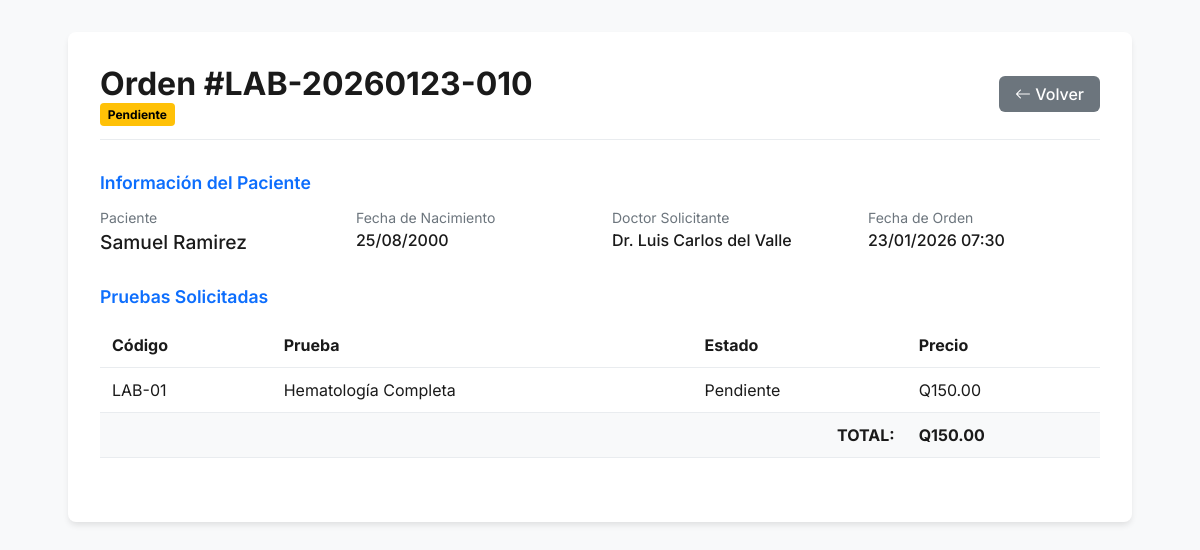
Page /php/laboratory/ver_orden.php?id=13 (signed in) on the earlier database version.
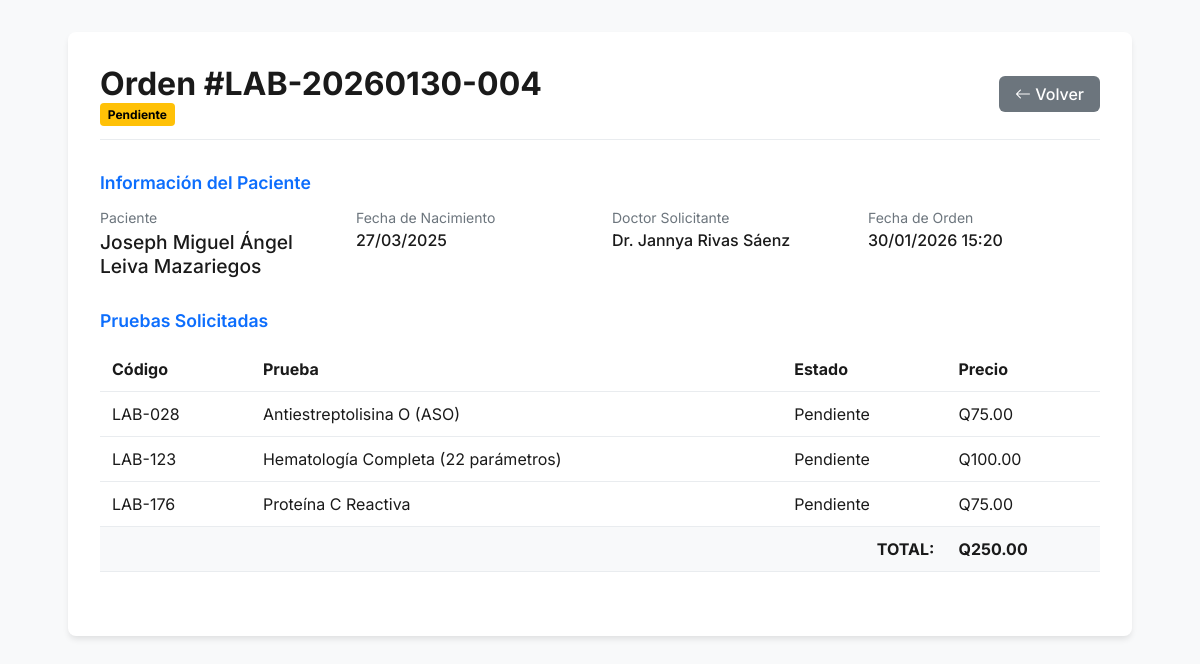
Same page on the later database version.
### tables this page shows
CREATE TABLE `ordenes_laboratorio` (
  `id_orden` int NOT NULL,
  `numero_orden` varchar(20) NOT NULL,
  `id_paciente` int NOT NULL,
  `id_doctor` int DEFAULT NULL,
  `id_encamamiento` int DEFAULT NULL COMMENT 'NULL si es paciente ambulatorio',
  `fecha_orden` datetime NOT NULL,
  `prioridad` enum('Rutina','Urgente','STAT') DEFAULT 'Rutina',
  `estado` enum('Pendiente','Muestra_Recibida','En_Proceso','Completada','Cancelada','Entregada') DEFAULT 'Pendiente',
  `diagnostico_clinico` text,
  `indicaciones_especiales` text,
  `observaciones` text,
  `creado_por` int DEFAULT NULL,
  `fecha_muestra_recibida` datetime DEFAULT NULL,
  `fecha_completada` datetime DEFAULT NULL,
  `fecha_entregada` datetime DEFAULT NULL,
  `entregado_a` varchar(255) DEFAULT NULL,
  `metodo_entrega` enum('En_Persona','Correo','WhatsApp','Sistema') DEFAULT 'En_Persona',
  `fecha_creacion` timestamp NULL DEFAULT CURRENT_TIMESTAMP,
  `fecha_actualizacion` timestamp NULL DEFAULT CURRENT_TIMESTAMP ON UPDATE CURRENT_TIMESTAMP,
  `archivo_resultados` text
);

CREATE TABLE `pacientes` (
  `id_paciente` int NOT NULL,
  `nombre` varchar(100) NOT NULL,
  `apellido` varchar(100) NOT NULL,
  `fecha_nacimiento` date NOT NULL,
  `genero` enum('Masculino','Femenino') NOT NULL,
  `direccion` varchar(255) DEFAULT NULL,
  `telefono` varchar(15) DEFAULT NULL,
  `correo` varchar(100) DEFAULT NULL,
  `fecha_registro` timestamp NULL DEFAULT CURRENT_TIMESTAMP,
  `notas` text
);

CREATE TABLE `usuarios` (
  `idUsuario` int NOT NULL,
  `usuario` varchar(255) NOT NULL,
  `password` varchar(255) NOT NULL,
  `nombre` varchar(255) NOT NULL,
  `apellido` varchar(255) NOT NULL,
  `especialidad` varchar(255) DEFAULT NULL,
  `tipoUsuario` enum('admin','doc','user','') NOT NULL,
  `clinica` varchar(255) NOT NULL,
  `telefono` varchar(255) NOT NULL,
  `email` varchar(255) NOT NULL,
  `permisos_modulos` text
);

CREATE TABLE `orden_pruebas` (
  `id_orden_prueba` int NOT NULL,
  `id_orden` int NOT NULL,
  `id_prueba` int NOT NULL,
  `estado` enum('Pendiente','Muestra_Recibida','En_Proceso','Resultados_Parciales','Completada','Validada','Cancelada') DEFAULT 'Pendiente',
  `fecha_muestra_recibida` datetime DEFAULT NULL,
  `fecha_inicio_proceso` datetime DEFAULT NULL,
  `fecha_completada` datetime DEFAULT NULL,
  `fecha_validada` datetime DEFAULT NULL,
  `notas_tecnico` text,
  `archivo_resultados` varchar(255) DEFAULT NULL,
  `procesado_por` int DEFAULT NULL,
  `validado_por` int DEFAULT NULL,
  `fecha_creacion` timestamp NULL DEFAULT CURRENT_TIMESTAMP,
  `fecha_actualizacion` timestamp NULL DEFAULT CURRENT_TIMESTAMP ON UPDATE CURRENT_TIMESTAMP
);

CREATE TABLE `catalogo_pruebas` (
  `id_prueba` int NOT NULL,
  `codigo_prueba` varchar(20) NOT NULL,
  `nombre_prueba` varchar(255) NOT NULL,
  `abreviatura` varchar(50) DEFAULT NULL,
  `muestra_requerida` varchar(100) DEFAULT NULL COMMENT 'Ej: Sangre Total (EDTA)',
  `metodo_toma` varchar(500) DEFAULT NULL COMMENT 'Instrucciones de toma de muestra',
  `precio` decimal(10,2) NOT NULL DEFAULT '0.00',
  `tiempo_procesamiento_horas` int DEFAULT '24',
  `requiere_ayuno` tinyint(1) DEFAULT '0',
  `horas_ayuno` int DEFAULT NULL,
  `estado` enum('Activo','Inactivo','Descontinuado') DEFAULT 'Activo',
  `categoria` varchar(100) DEFAULT NULL COMMENT 'Ej: Hematología, Química, Hormonas',
  `notas` text,
  `fecha_creacion` timestamp NULL DEFAULT CURRENT_TIMESTAMP,
  `fecha_actualizacion` timestamp NULL DEFAULT CURRENT_TIMESTAMP ON UPDATE CURRENT_TIMESTAMP
);

### php/laboratory/ver_orden.php (the view, shortened to what this page needs)
<?php
try {
    $database = new Database();
    $conn = $database->getConnection();
    $id_orden = $_GET['id'] ?? null;
    $stmt = $conn->prepare("
        SELECT ol.*, p.nombre, p.apellido, p.genero, p.fecha_nacimiento,
               u.nombre as doctor_nombre, u.apellido as doctor_apellido
        FROM ordenes_laboratorio ol
        JOIN pacientes p ON ol.id_paciente = p.id_paciente
        LEFT JOIN usuarios u ON ol.id_doctor = u.idUsuario
        WHERE ol.id_orden = ?
    ");
    $stmt->execute([$id_orden]);
    $orden = $stmt->fetch(PDO::FETCH_ASSOC);
    $stmt = $conn->prepare("
        SELECT op.*, cp.nombre_prueba, cp.codigo_prueba, cp.precio
        FROM orden_pruebas op
        JOIN catalogo_pruebas cp ON op.id_prueba = cp.id_prueba
        WHERE op.id_orden = ?
    ");
    $stmt->execute([$id_orden]);
    $pruebas = $stmt->fetchAll(PDO::FETCH_ASSOC);
} catch (Exception $e) {
    die("Error: " . $e->getMessage());
}
?>
<!DOCTYPE html>
<html lang="es" data-theme="light">
<head>
    <link rel="stylesheet" href="https://cdn.jsdelivr.net/npm/bootstrap-icons@1.10.0/font/bootstrap-icons.css">
</head>
<body>
    <div class="container">
        <div class="header">
            <div>
                <h1 style="margin:0">Orden #<?php echo htmlspecialchars($orden['numero_orden']); ?></h1>
                <span class="badge <?php echo $orden['estado'] == 'Completada' ? 'bg-success' : 'bg-warning'; ?>">
                    <?php echo $orden['estado']; ?>
                </span>
            </div>
            <a href="index.php" class="btn btn-secondary">
                <i class="bi bi-arrow-left"></i> Volver
            </a>
        </div>
        <div class="section">
            <h3 class="section-title">Información del Paciente</h3>
            <div class="info-grid">
                <div class="info-item">
                    <label>Paciente</label>
                    <div style="font-size: 1.2rem">
                        <?php echo htmlspecialchars($orden['nombre'] . ' ' . $orden['apellido']); ?>
                    </div>
                </div>
                <div class="info-item">
                    <label>Fecha de Nacimiento</label>
                    <div><?php echo date('d/m/Y', strtotime($orden['fecha_nacimiento'])); ?></div>
                </div>
                <div class="info-item">
                    <label>Doctor Solicitante</label>
                    <div>
                        <?php echo $orden['doctor_nombre'] ? "Dr. {$orden['doctor_nombre']} {$orden['doctor_apellido']}" : 'N/A'; ?>
                    </div>
                </div>
                <div class="info-item">
                    <label>Fecha de Orden</label>
                    <div><?php echo date('d/m/Y H:i', strtotime($orden['fecha_orden'])); ?></div>
                </div>
            </div>
        </div>
        <div class="section">
            <h3 class="section-title">Pruebas Solicitadas</h3>
            <table class="table">
                <thead>
                    <tr>
                        <th>Código</th>
                        <th>Prueba</th>
                        <th>Estado</th>
                        <th>Precio</th>
                    </tr>
                </thead>
                <tbody>
                    <?php
                    $total = 0;
                    foreach ($pruebas as $prueba):
                        $precio = isset($prueba['precio']) ? $prueba['precio'] : 0;
                        $total += $precio;
                        ?>
                        <tr>
                            <td><?php echo htmlspecialchars($prueba['codigo_prueba']); ?></td>
                            <td><?php echo htmlspecialchars($prueba['nombre_prueba']); ?></td>
                            <td><?php echo $prueba['estado']; ?></td>
                            <td><?php echo 'Q' . number_format($precio, 2); ?></td>
                        </tr>
                    <?php endforeach; ?>
                </tbody>
                <tfoot>
                    <tr style="background-color: #f8f9fa; font-weight: bold;">
                        <td colspan="3" style="text-align: right;">TOTAL:</td>
                        <td><?php echo 'Q' . number_format($total, 2); ?></td>
                    </tr>
                </tfoot>
            </table>
        </div>
    </div>
</body>
</html>

Differences in the rows shown:
removed orden_pruebas: id_prueba.codigo_prueba "LAB-01", id_prueba.nombre_prueba "Hematología Completa", estado "Pendiente", id_prueba.precio "150.00"
changed ordenes_laboratorio "Pendiente": numero_orden "LAB-20260123-010" → "LAB-20260130-004"; id_paciente.apellido "Samuel Ramirez" → "Joseph Miguel Ángel Leiva Mazariegos"; id_paciente.fecha_nacimiento "25/08/2000" → "27/03/2025"; usuarios.nombre "Luis Carlos" → "Jannya"; usuarios.apellido "del Valle" → "Rivas Sáenz"; fecha_orden "23/01/2026 07:30" → "30/01/2026 15:20"
added orden_pruebas: id_prueba.codigo_prueba "LAB-028", id_prueba.nombre_prueba "Antiestreptolisina O (ASO)", estado "Pendiente", id_prueba.precio "75.00"
added orden_pruebas: id_prueba.codigo_prueba "LAB-123", id_prueba.nombre_prueba "Hematología Completa (22 parámetros)", estado "Pendiente", id_prueba.precio "100.00"
added orden_pruebas: id_prueba.codigo_prueba "LAB-176", id_prueba.nombre_prueba "Proteína C Reactiva", estado "Pendiente", id_prueba.precio "75.00"
Other differences:
$total: "150.00" → "250.00"
